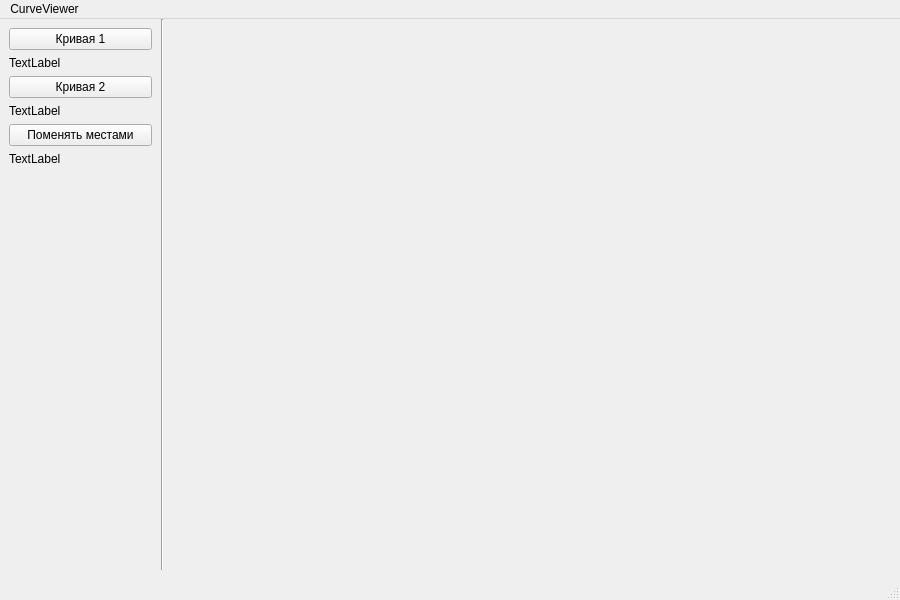
<?xml version="1.0" encoding="UTF-8"?>
<ui version="4.0">
 <class>MainWindow</class>
 <widget class="QMainWindow" name="MainWindow">
  <property name="geometry">
   <rect>
    <x>0</x>
    <y>0</y>
    <width>900</width>
    <height>600</height>
   </rect>
  </property>
  <property name="windowTitle">
   <string>MainWindow</string>
  </property>
  <widget class="QWidget" name="centralwidget">
   <property name="sizePolicy">
    <sizepolicy hsizetype="Expanding" vsizetype="Expanding">
     <horstretch>0</horstretch>
     <verstretch>0</verstretch>
    </sizepolicy>
   </property>
   <widget class="QWidget" name="horizontalLayoutWidget">
    <property name="geometry">
     <rect>
      <x>0</x>
      <y>0</y>
      <width>901</width>
      <height>551</height>
     </rect>
    </property>
    <layout class="QHBoxLayout" name="horizontalLayout">
     <property name="spacing">
      <number>0</number>
     </property>
     <property name="sizeConstraint">
      <enum>QLayout::SetMaximumSize</enum>
     </property>
     <item>
      <widget class="QWidget" name="verticalWidget" native="true">
       <property name="enabled">
        <bool>true</bool>
       </property>
       <property name="sizePolicy">
        <sizepolicy hsizetype="Expanding" vsizetype="Minimum">
         <horstretch>0</horstretch>
         <verstretch>0</verstretch>
        </sizepolicy>
       </property>
       <property name="maximumSize">
        <size>
         <width>161</width>
         <height>10000</height>
        </size>
       </property>
       <property name="layoutDirection">
        <enum>Qt::LeftToRight</enum>
       </property>
       <layout class="QVBoxLayout" name="verticalLayout_2">
        <item>
         <widget class="QPushButton" name="load1">
          <property name="enabled">
           <bool>true</bool>
          </property>
          <property name="sizePolicy">
           <sizepolicy hsizetype="Expanding" vsizetype="Fixed">
            <horstretch>0</horstretch>
            <verstretch>0</verstretch>
           </sizepolicy>
          </property>
          <property name="maximumSize">
           <size>
            <width>16777215</width>
            <height>16777215</height>
           </size>
          </property>
          <property name="text">
           <string>Кривая 1</string>
          </property>
         </widget>
        </item>
        <item>
         <widget class="QLabel" name="label1">
          <property name="sizePolicy">
           <sizepolicy hsizetype="Expanding" vsizetype="Preferred">
            <horstretch>0</horstretch>
            <verstretch>0</verstretch>
           </sizepolicy>
          </property>
          <property name="text">
           <string>TextLabel</string>
          </property>
         </widget>
        </item>
        <item>
         <widget class="QPushButton" name="load2">
          <property name="sizePolicy">
           <sizepolicy hsizetype="Expanding" vsizetype="Fixed">
            <horstretch>0</horstretch>
            <verstretch>0</verstretch>
           </sizepolicy>
          </property>
          <property name="text">
           <string>Кривая 2</string>
          </property>
         </widget>
        </item>
        <item>
         <widget class="QLabel" name="label2">
          <property name="sizePolicy">
           <sizepolicy hsizetype="Expanding" vsizetype="Preferred">
            <horstretch>0</horstretch>
            <verstretch>0</verstretch>
           </sizepolicy>
          </property>
          <property name="text">
           <string>TextLabel</string>
          </property>
         </widget>
        </item>
        <item>
         <widget class="QPushButton" name="switchBtn">
          <property name="sizePolicy">
           <sizepolicy hsizetype="Expanding" vsizetype="Fixed">
            <horstretch>0</horstretch>
            <verstretch>0</verstretch>
           </sizepolicy>
          </property>
          <property name="text">
           <string>Поменять местами</string>
          </property>
         </widget>
        </item>
        <item>
         <widget class="QLabel" name="errorLabel">
          <property name="sizePolicy">
           <sizepolicy hsizetype="Expanding" vsizetype="Expanding">
            <horstretch>0</horstretch>
            <verstretch>0</verstretch>
           </sizepolicy>
          </property>
          <property name="text">
           <string>TextLabel</string>
          </property>
          <property name="alignment">
           <set>Qt::AlignLeading|Qt::AlignLeft|Qt::AlignTop</set>
          </property>
         </widget>
        </item>
        <item>
         <spacer name="verticalSpacer">
          <property name="orientation">
           <enum>Qt::Vertical</enum>
          </property>
          <property name="sizeType">
           <enum>QSizePolicy::Expanding</enum>
          </property>
          <property name="sizeHint" stdset="0">
           <size>
            <width>20</width>
            <height>40</height>
           </size>
          </property>
         </spacer>
        </item>
       </layout>
      </widget>
     </item>
     <item>
      <widget class="Line" name="line_3">
       <property name="orientation">
        <enum>Qt::Vertical</enum>
       </property>
      </widget>
     </item>
     <item>
      <widget class="QWidget" name="curveWidget" native="true">
       <layout class="QHBoxLayout" name="horizontalLayout_2"/>
      </widget>
     </item>
    </layout>
   </widget>
  </widget>
  <widget class="QMenuBar" name="menubar">
   <property name="geometry">
    <rect>
     <x>0</x>
     <y>0</y>
     <width>900</width>
     <height>22</height>
    </rect>
   </property>
   <widget class="QMenu" name="menuCurveViewer">
    <property name="title">
     <string>CurveViewer</string>
    </property>
   </widget>
   <addaction name="menuCurveViewer"/>
  </widget>
  <widget class="QStatusBar" name="statusbar"/>
 </widget>
 <resources/>
 <connections/>
</ui>
